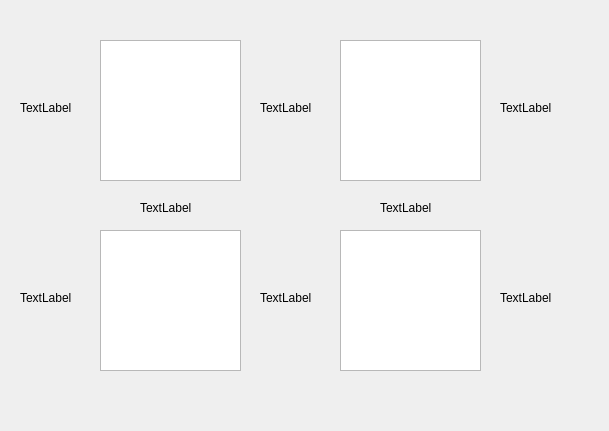
<?xml version="1.0" encoding="UTF-8"?>
<ui version="4.0">
 <class>Form</class>
 <widget class="QWidget" name="Form">
  <property name="geometry">
   <rect>
    <x>0</x>
    <y>0</y>
    <width>609</width>
    <height>431</height>
   </rect>
  </property>
  <property name="windowTitle">
   <string>Form</string>
  </property>
  <widget class="QTextBrowser" name="textBrowser">
   <property name="geometry">
    <rect>
     <x>100</x>
     <y>40</y>
     <width>141</width>
     <height>141</height>
    </rect>
   </property>
  </widget>
  <widget class="QTextBrowser" name="textBrowser_2">
   <property name="geometry">
    <rect>
     <x>340</x>
     <y>40</y>
     <width>141</width>
     <height>141</height>
    </rect>
   </property>
  </widget>
  <widget class="QLabel" name="label">
   <property name="geometry">
    <rect>
     <x>260</x>
     <y>100</y>
     <width>60</width>
     <height>16</height>
    </rect>
   </property>
   <property name="text">
    <string>TextLabel</string>
   </property>
  </widget>
  <widget class="QLabel" name="label_2">
   <property name="geometry">
    <rect>
     <x>20</x>
     <y>100</y>
     <width>60</width>
     <height>16</height>
    </rect>
   </property>
   <property name="text">
    <string>TextLabel</string>
   </property>
  </widget>
  <widget class="QLabel" name="label_3">
   <property name="geometry">
    <rect>
     <x>500</x>
     <y>100</y>
     <width>60</width>
     <height>16</height>
    </rect>
   </property>
   <property name="text">
    <string>TextLabel</string>
   </property>
  </widget>
  <widget class="QLabel" name="label_4">
   <property name="geometry">
    <rect>
     <x>20</x>
     <y>290</y>
     <width>60</width>
     <height>16</height>
    </rect>
   </property>
   <property name="text">
    <string>TextLabel</string>
   </property>
  </widget>
  <widget class="QLabel" name="label_5">
   <property name="geometry">
    <rect>
     <x>260</x>
     <y>290</y>
     <width>60</width>
     <height>16</height>
    </rect>
   </property>
   <property name="text">
    <string>TextLabel</string>
   </property>
  </widget>
  <widget class="QTextBrowser" name="textBrowser_3">
   <property name="geometry">
    <rect>
     <x>100</x>
     <y>230</y>
     <width>141</width>
     <height>141</height>
    </rect>
   </property>
  </widget>
  <widget class="QLabel" name="label_6">
   <property name="geometry">
    <rect>
     <x>500</x>
     <y>290</y>
     <width>60</width>
     <height>16</height>
    </rect>
   </property>
   <property name="text">
    <string>TextLabel</string>
   </property>
  </widget>
  <widget class="QTextBrowser" name="textBrowser_4">
   <property name="geometry">
    <rect>
     <x>340</x>
     <y>230</y>
     <width>141</width>
     <height>141</height>
    </rect>
   </property>
  </widget>
  <widget class="QLabel" name="label_7">
   <property name="geometry">
    <rect>
     <x>140</x>
     <y>200</y>
     <width>60</width>
     <height>16</height>
    </rect>
   </property>
   <property name="text">
    <string>TextLabel</string>
   </property>
  </widget>
  <widget class="QLabel" name="label_8">
   <property name="geometry">
    <rect>
     <x>380</x>
     <y>200</y>
     <width>60</width>
     <height>16</height>
    </rect>
   </property>
   <property name="text">
    <string>TextLabel</string>
   </property>
  </widget>
 </widget>
 <resources/>
 <connections>
  <connection>
   <sender>label_2</sender>
   <signal>linkActivated(QString)</signal>
   <receiver>Form</receiver>
   <slot>input1()</slot>
   <hints>
    <hint type="sourcelabel">
     <x>52</x>
     <y>112</y>
    </hint>
    <hint type="destinationlabel">
     <x>47</x>
     <y>158</y>
    </hint>
   </hints>
  </connection>
  <connection>
   <sender>label_4</sender>
   <signal>linkHovered(QString)</signal>
   <receiver>Form</receiver>
   <slot>input2()</slot>
   <hints>
    <hint type="sourcelabel">
     <x>57</x>
     <y>299</y>
    </hint>
    <hint type="destinationlabel">
     <x>48</x>
     <y>349</y>
    </hint>
   </hints>
  </connection>
 </connections>
 <slots>
  <slot>input1()</slot>
  <slot>input2()</slot>
 </slots>
</ui>
